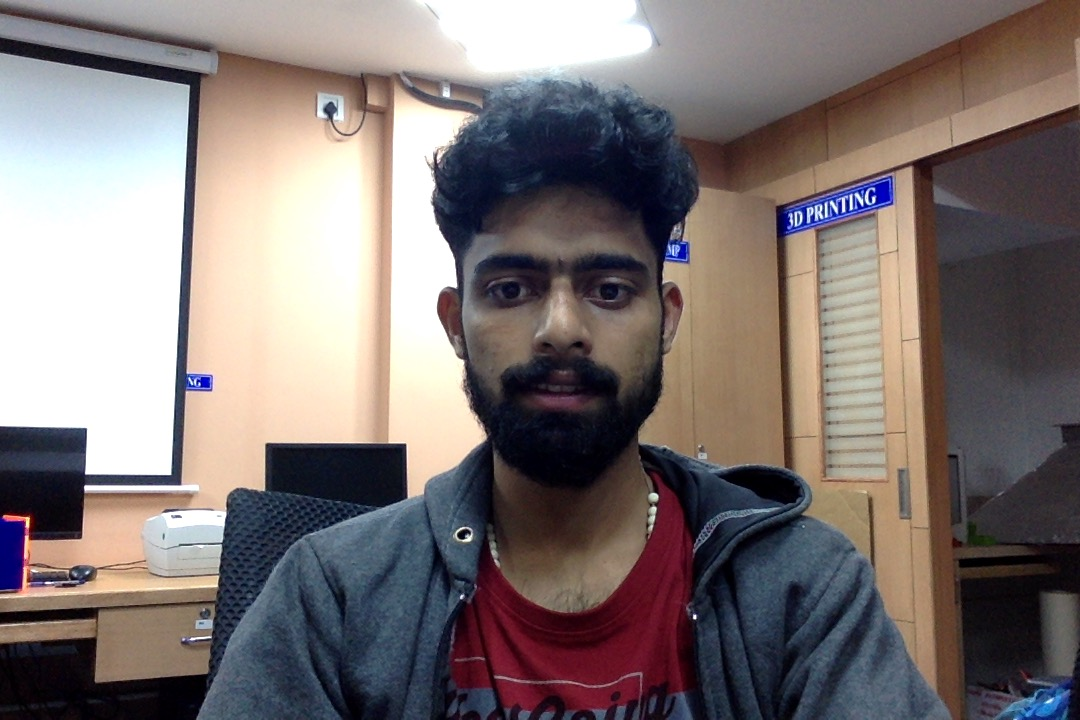
#> input picture my_face/data_sets/train/Alex/alex1.jpg, 1080 x 720 px, given in place of the camera
$ python test.py   (older library calls are emulated)
#> lines starting #> are read from the running program, lines starting #| are printed output that depends on the picture; after the words box and inside, x2 and y2 are one past the last pixel; in counts of white or black regions, pixels touching at a corner belong together
import numpy as np
import cv2
cap = cv2.VideoCapture(0)
fgbg = cv2.createBackgroundSubtractorMOG2()


while(cap.isOpened()):
    ret, frame = cap.read()
#> frame is the input picture: shape (720, 1080, 3); mean B, G, R 115.4, 116.3, 126.1

    fgmask = fgbg.apply(frame)
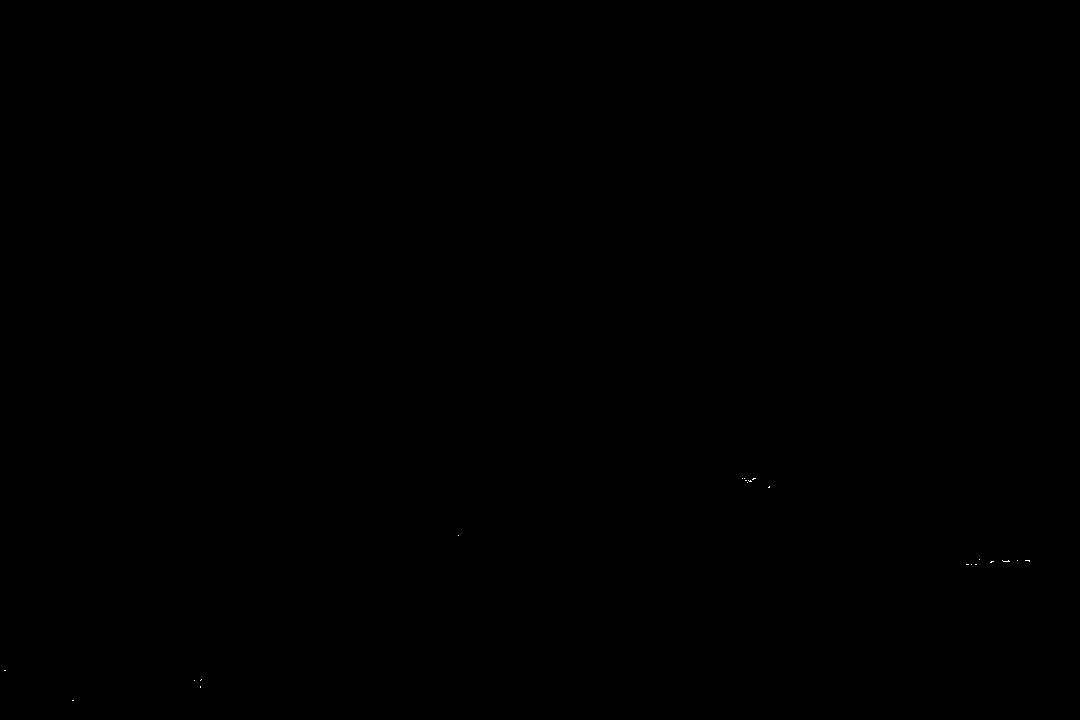
#> fgmask: shape (720, 1080); values 127 (black) and 255 (white), 0.01% white in thin lines or dots, all inside (x1, y1, x2, y2) = (4, 478, 1030, 701)
    kernal = np.ones((5,5),np.uint8)

    fgmask=cv2.dilate(fgmask, kernal)
#> fgmask: shape (720, 1080); values 127 (black) and 255 (white), 0.08% white; 13 white regions, largest, box (x1, y1, x2, y2) and area: (740, 476, 758, 485) 121, (964, 557, 982, 567) 100, (1000, 558, 1012, 564) 69


    (_,contours,hierarchy)=cv2.findContours(fgmask,cv2.RETR_TREE,cv2.CHAIN_APPROX_SIMPLE)
#> contours = [[[0, 0], [0, 719], [1079, 719], [1079, 0]]]

    for pic, contour in enumerate(contours):

        area = cv2.contourArea(contour)
        if(area>10000):
            x,y,w,h = cv2.boundingRect(contour)
            frame = cv2.rectangle(frame,(x,y),(x+w,y+h),(255,255,255),2)
            cv2.putText(frame,"ditected",(x,y),cv2.FONT_HERSHEY_SIMPLEX, 1.0, (255,255,255))

            print("detected")
#> this loop made 1 pass
#> (pic, contour, area, x, y, w, h) on pass 1: (0, [[0, 0], [0, 719], [1079, 719], [1079, 0]], 775801, 0, 0, 1080, 720)
#| detected
#> pass 1, `frame = cv2.rectangle(frame,(x,y),(x+w,y+h),(255,255,255),2)`:
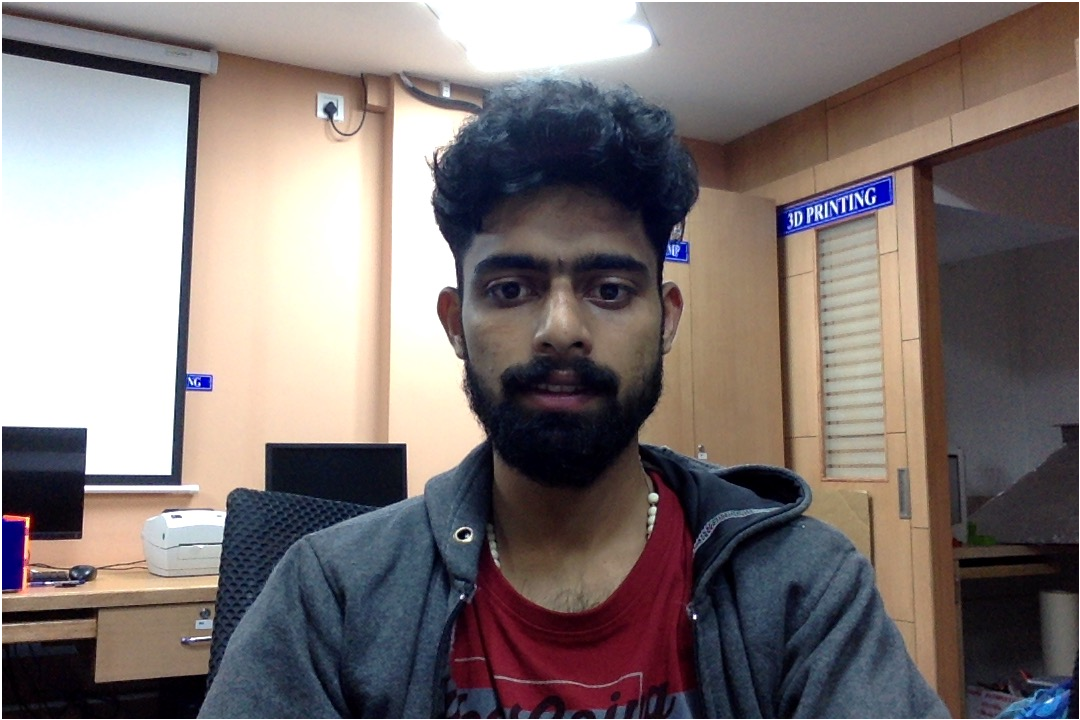
#> frame: shape (720, 1080, 3); 0.59% of pixels changed, all inside (x1, y1, x2, y2) = (0, 0, 1080, 720)


    cv2.imshow('frame',frame)
    cv2.imshow('test',fgmask)

    if cv2.waitKey(1) & 0xFF == ord('q'):
#> (key q is pressed here)
        break

cap.release()
cv2.destroyAllWindows()

$ run again, on my_face/data_sets/train/Alex/alex2.jpg
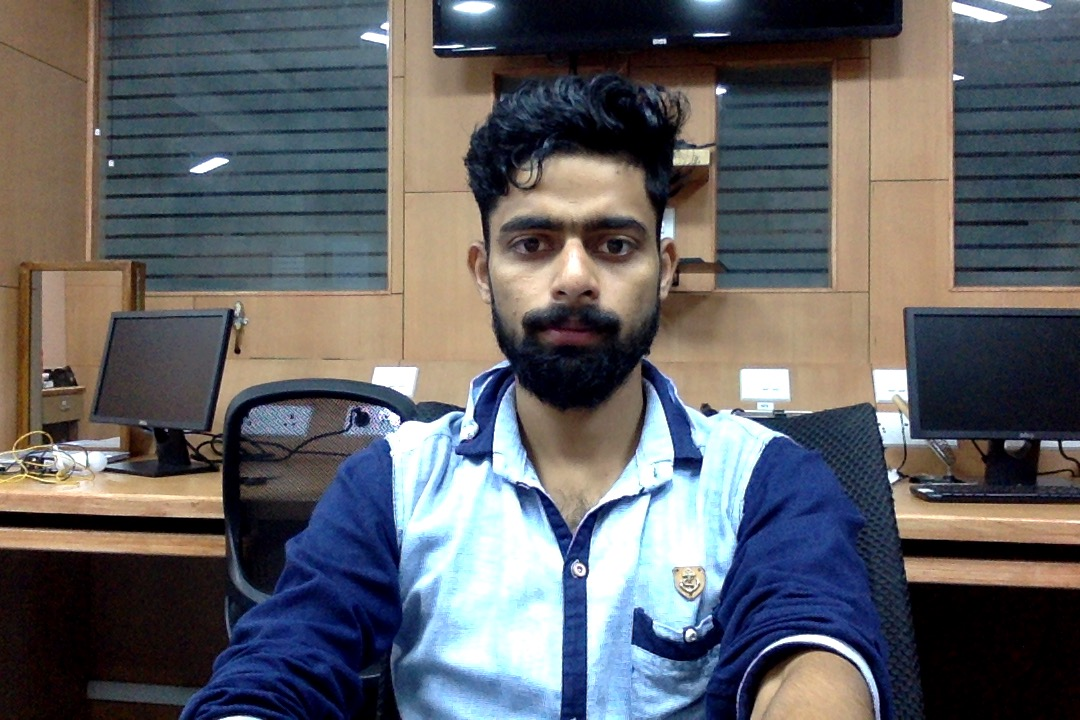
#> input picture my_face/data_sets/train/Alex/alex2.jpg, 1080 x 720 px, given in place of the camera
#> frame is the input picture: shape (720, 1080, 3); mean B, G, R 100.3, 96.4, 96
#> `fgmask=cv2.dilate(fgmask, kernal)`:
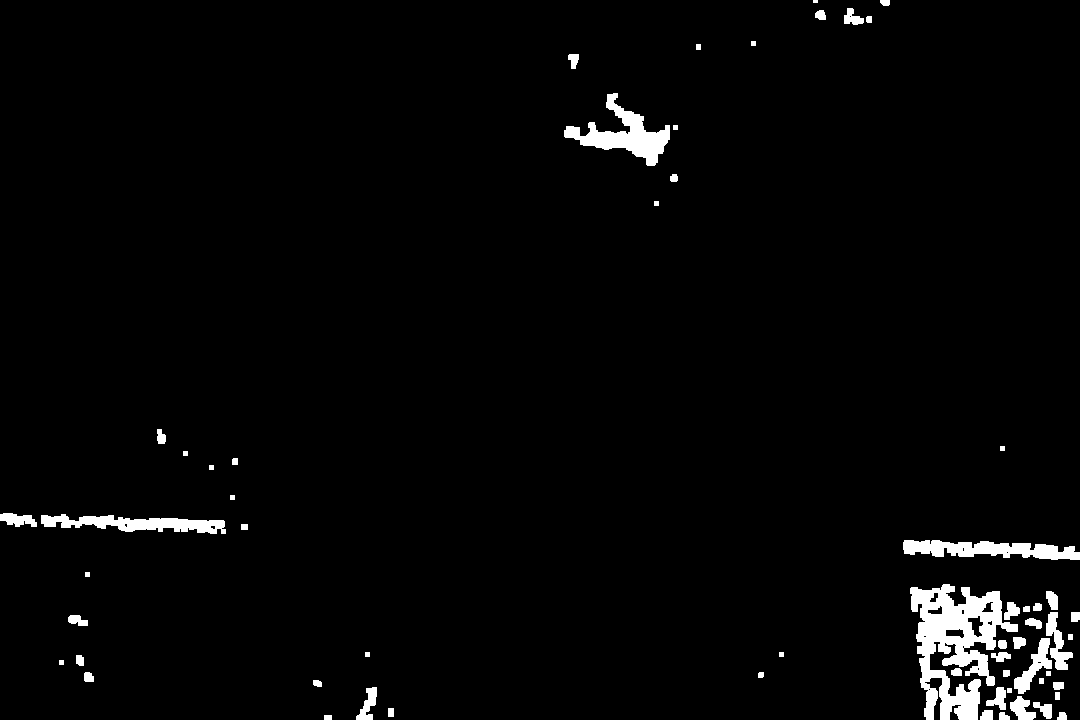
#> fgmask: shape (720, 1080); values 127 (black) and 255 (white), 2.6% white; 60 white regions (1 under 20 px), largest, box (x1, y1, x2, y2) and area: (910, 584, 1018, 720) 7214, (564, 93, 670, 166) 2653, (903, 540, 1080, 560) 2211
#> contours = [[[0, 0], [0, 719], [1079, 719], [1079, 0]]]
#> the loop `for pic, contour in enumerate(contours): ` made 1 pass
#> (pic, contour, area, x, y, w, h) on pass 1: (0, [[0, 0], [0, 719], [1079, 719], [1079, 0]], 775801, 0, 0, 1080, 720)
#> (printed output is left out)
#> pass 1, `frame = cv2.rectangle(frame,(x,y),(x+w,y+h),(255,255,255),2)`:
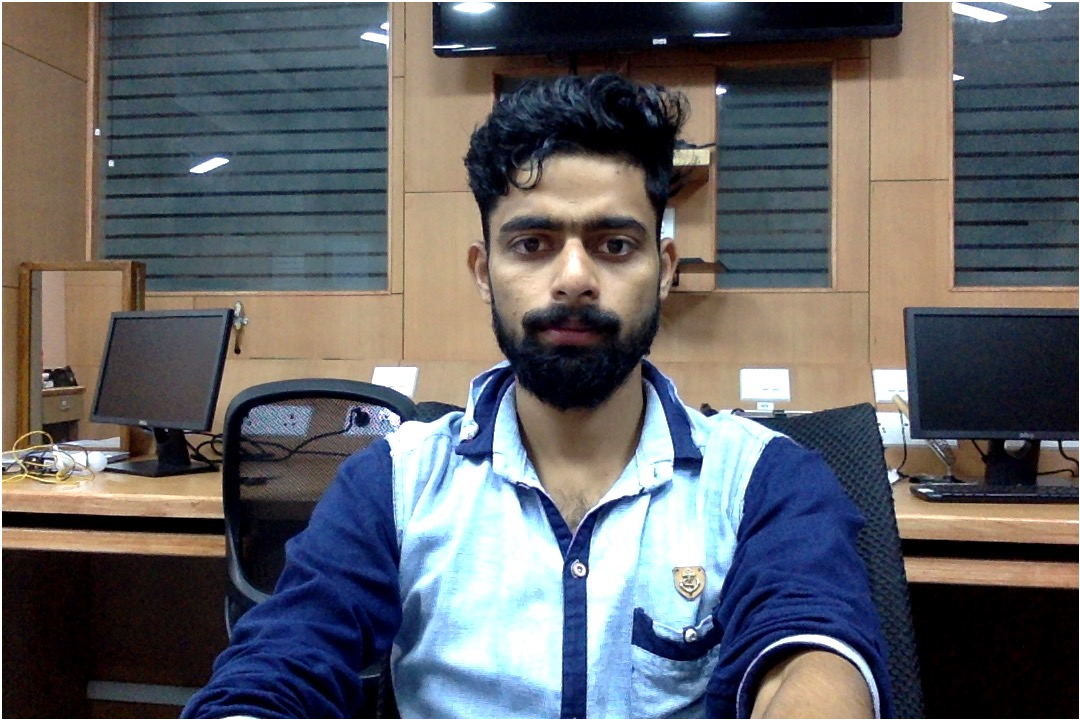
#> frame: shape (720, 1080, 3); 0.69% of pixels changed, all inside (x1, y1, x2, y2) = (0, 0, 1080, 720)
